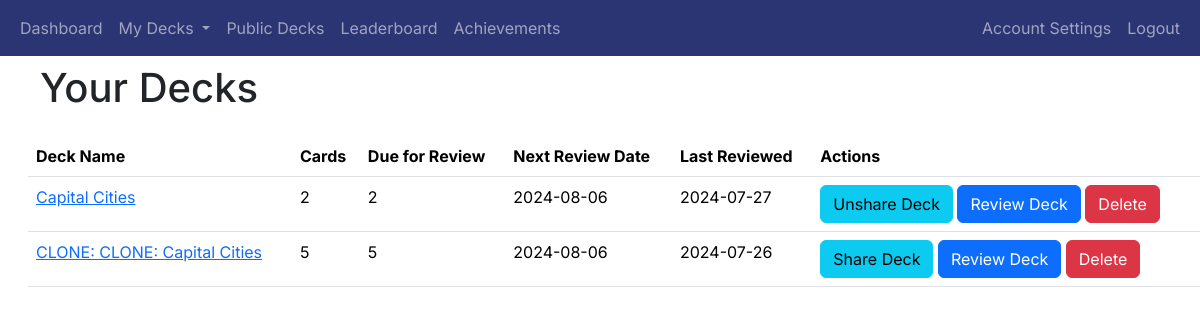
/decks (signed in), run on the app's committed database.
### app/decks/models.py (models this page shows, shortened)
class Deck(db.Model):
    deck_id = db.Column(db.Integer, primary_key=True)
    name = db.Column(db.String(100), nullable=False)
    user_id = db.Column(db.Integer, db.ForeignKey('user.user_id'), nullable=False)
    created_at = db.Column(db.DateTime, nullable=False, default=datetime.utcnow)
    shared = db.Column(db.Boolean, default=False)
    review_start_date = db.Column(db.DateTime, nullable=True)
    cards = db.relationship('Card', backref='deck', cascade='all, delete-orphan', lazy=True)

### app/decks/routes.py (the view)
@decks_blueprint.route('/decks')
@login_required
def decks():
    user_decks = Deck.query.filter_by(user_id=current_user.user_id).all()
    deck_data = []
    for deck in user_decks:
        card_count = Card.query.filter_by(deck_id=deck.deck_id).count()
        due_count = Card.query.filter(Card.deck_id == deck.deck_id,
                                      Card.next_review_date <= datetime.utcnow()).count()
        next_review = db.session.query(Card.next_review_date).filter(
            Card.deck_id == deck.deck_id
        ).order_by(Card.next_review_date.asc()).first()
        if next_review:
            if next_review.next_review_date.date() < datetime.utcnow().date():
                next_review_date = datetime.utcnow().strftime('%Y-%m-%d')
            else:
                next_review_date = next_review.next_review_date.strftime('%Y-%m-%d')
        else:
            next_review_date = 'N/A'
        last_review = db.session.query(ReviewOutcome.timestamp).join(Card,
                                                                     Card.card_id == ReviewOutcome.card_id).filter(
            Card.deck_id == deck.deck_id,
            ReviewOutcome.user_id == current_user.user_id
        ).order_by(ReviewOutcome.timestamp.desc()).first()
        last_review_date = last_review.timestamp.strftime('%Y-%m-%d') if last_review else 'N/A'
        deck_data.append({
            'deck_id': deck.deck_id,
            'name': deck.name,
            'cards': card_count,
            'due_for_review': due_count,
            'shared': deck.shared,
            'next_review_date': next_review_date,
            'last_review_date': last_review_date
        })
    return render_template('decks.html', decks=deck_data)

### app/__init__.py (called while the page is built)
@login_manager.user_loader
def load_user(user_id):
    return User.query.get(int(user_id))

### app/decks/templates/decks.html (shortened to what this page needs)
{% extends "base.html" %}
{% block heading %}Your Decks{% endblock %}
{% block content %}
<table class="table">
    <thead>
        <tr>
            <th>Deck Name</th>
            <th>Cards</th>
            <th>Due for Review</th>
            <th>Next Review Date</th>
            <th>Last Reviewed</th>
            <th>Actions</th>
        </tr>
    </thead>
    <tbody>
        {% for deck in decks %}
        <tr>
            <td><a href="{{ url_for('decks.view_deck', deck_id=deck['deck_id']) }}">{{ deck['name'] }}</a></td>
            <td>{{ deck['cards'] }}</td>
            <td>{{ deck['due_for_review'] }}</td>
            <td>{{ deck['next_review_date'] }}</td>
            <td>{{ deck['last_review_date'] }}</td>
            <td>
                <a href="{{ url_for('decks.share_deck', deck_id=deck['deck_id']) }}" class="btn btn-info">
                    {% if deck['shared'] %}
                    Unshare Deck
                    {% else %}
                    Share Deck
                    {% endif %}
                </a>
                <a href="{{ url_for('review.start_review', deck_id=deck['deck_id']) }}" class="btn btn-primary">Review Deck</a>
                <button class="btn btn-danger" onclick="confirmDelete('{{ url_for('decks.delete_deck', deck_id=deck['deck_id']) }}')">Delete</button>
            </td>
        </tr>
        {% endfor %}
    </tbody>
</table>
{% endblock %}

### app/templates/base.html (style rules this page uses)
body { font-family: 'Inter', sans-serif; }
h1, h2, h3, h4, h5, h6, p, a { font-family: 'Inter', sans-serif; }

### data on the page
Deck: name "Capital Cities", cards "2", due_for_review "2", next_review_date "2024-08-06", last_review_date "2024-07-27", shows "Unshare Deck"
Deck: name "CLONE: CLONE: Capital Cities", cards "5", due_for_review "5", next_review_date "2024-08-06", last_review_date "2024-07-26", shows "Share Deck"
